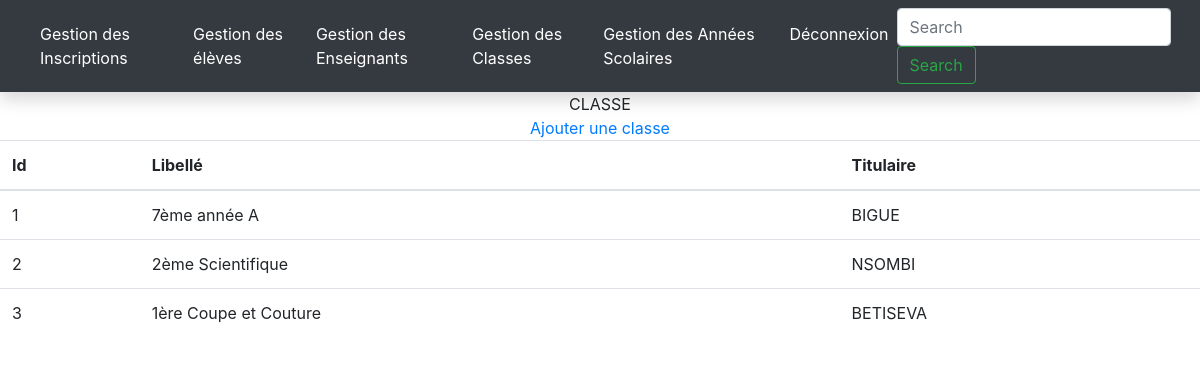
/classe, run on the app's committed database.
### Gestion_Classes/models.py (models this page shows, shortened)
class Classe(models.Model):
    Libellé=models.CharField(max_length=255)
    Titulaire=models.ForeignKey(Enseignant,on_delete=models.CASCADE)

### Gestion_Enseignants/models.py (models this page shows)
class Enseignant(models.Model):
    Nom=models.CharField(max_length=255,null=False)
    Postnom=models.CharField(max_length=255,null=True)
    Prénom=models.CharField(max_length=55,null=True)
    Sexe=models.CharField(max_length=1, choices=[('M','Masculin'),('F','Féminin')])
    NVE=[('Diplômé Etat','Diplômé Etat'),('Gradué','Gradué'),('Licencié','Licencié'),('Autre','Autre')]
    Niveau_Etudes=models.CharField(max_length=200, choices=NVE)
    Date_de_naissance=models.DateField()
    def __str__(self):
        return self.Nom

### Gestion_Classes/views.py (the view)
# urls.py: path('classe',classe, name='classe'),
def classe (request):
    context={}
    context['classes']=Classe.objects.all()
    return render (request, template_name='classe.html',context=context)

### Gestion_Classes/templates/classe.html (shortened to what this page needs)
{% extends "base.html" %}
        {% block content %}
            {% block tableaux %}
            <table class="table" <h1><CEnter>CLASSE</CEnter> </h1><a href="{% url 'AjouterClasse'%}"><center>Ajouter une classe</center> </a>
                <thead>
                  <tr>
                        <th>Id</th>
                        <th>Libellé</th>
                        <th>Titulaire</th>
                  </tr>
                </thead>
                <tbody>
                    {% for classe in classes %}
                    <tr>
                    <td >{{classe.id}}</td>
                    <td>{{classe.Libellé }}</td>
                    <td> {{classe.Titulaire}}</td>
                    </tr>
                 {% empty %}
                    <tr>
                         <td colspan="6">Aucune classe trouvée </td>
                    </tr>
                {% endfor %}
                </tbody>
                {% endblock %}
              </table>
    </body>
        {% endblock %}

### data on the page
Classe: id "1", Libellé "7ème année A", Titulaire "BIGUE"
Classe: id "2", Libellé "2ème Scientifique", Titulaire "NSOMBI"
Classe: id "3", Libellé "1ère Coupe et Couture", Titulaire "BETISEVA"
